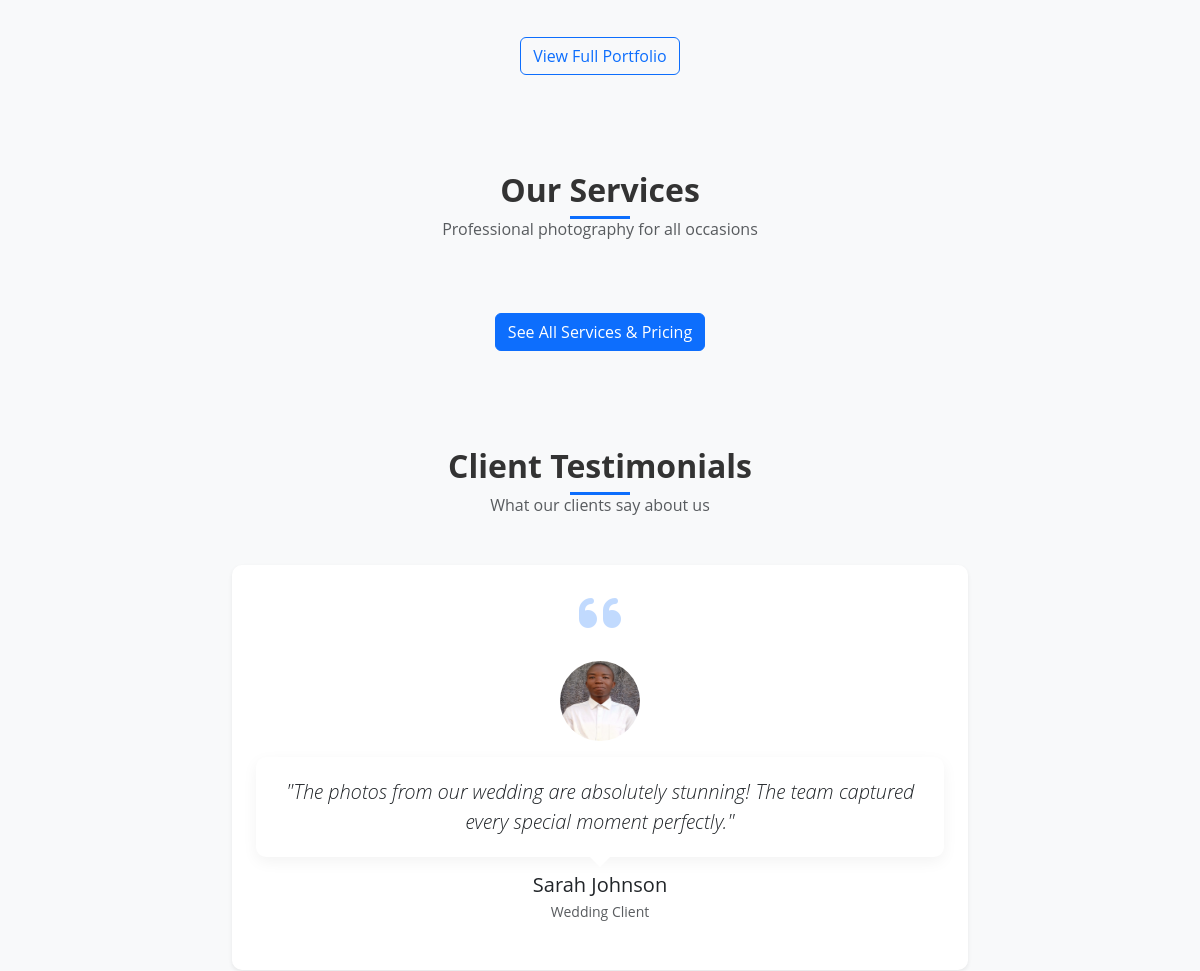
The app's page / (middle part), older data.
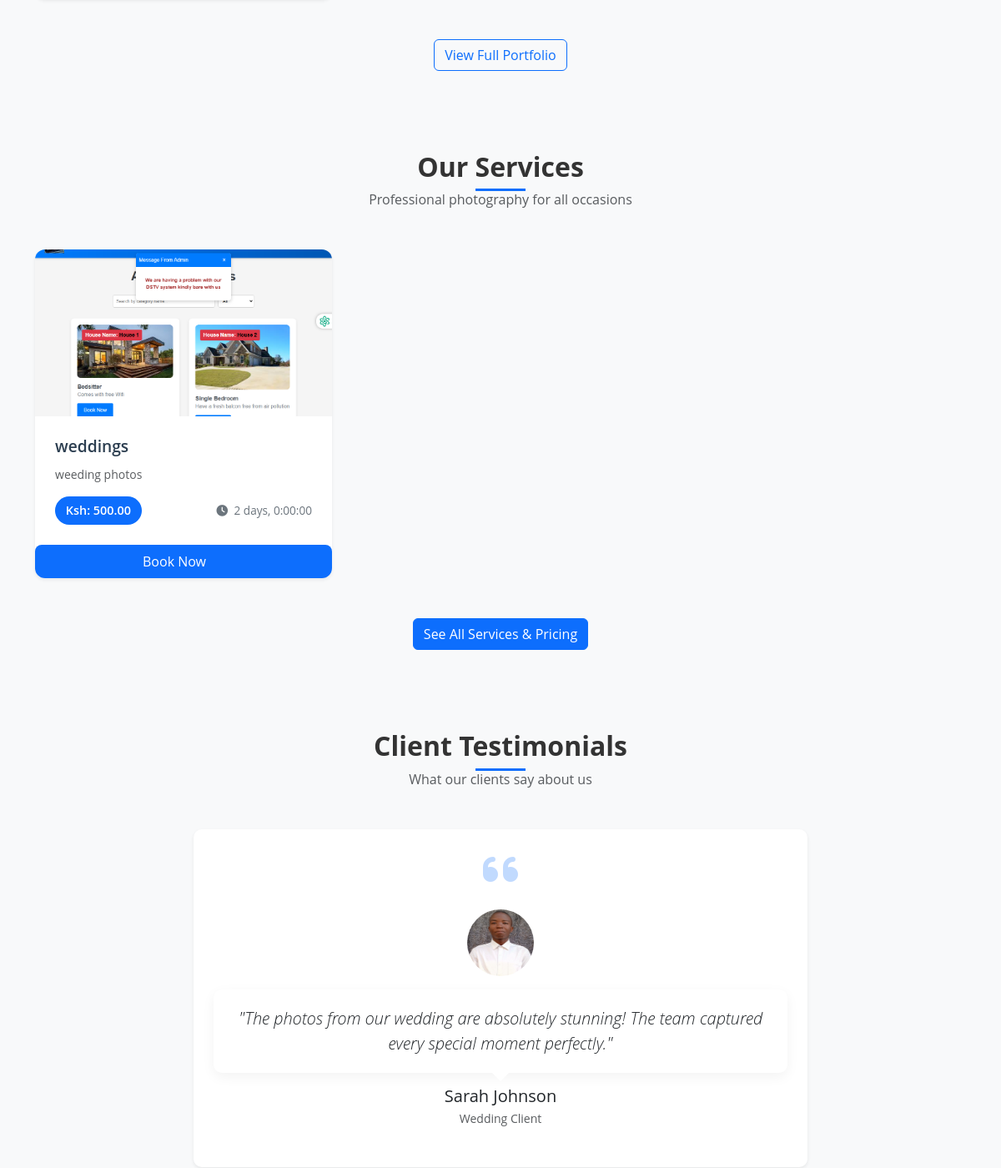
The same page, newer data.
### studio/models.py (models this page shows, shortened)
class Service(models.Model):
    name = models.CharField(max_length=200)
    slug = models.SlugField(max_length=200, unique=True, blank=True)
    description = models.TextField()
    base_price = models.DecimalField(max_digits=8, decimal_places=2)
    duration = models.DurationField()
    cover_image = models.ImageField(upload_to='service_covers/', blank=True, null=True)
    available = models.BooleanField(default=True)

### studio/views.py (the view)
# urls.py: path('', views.HomeView.as_view(), name='home'),
class HomeView(TemplateView):
    template_name = 'studio/home.html'
    def get_context_data(self, **kwargs):
        context = super().get_context_data(**kwargs)
        context['featured_photos'] = Photo.objects.filter(featured=True)[:8]
        context['services'] = Service.objects.filter(available=True)[:3]
        return context

### studio/models.py (called while the page is built)
    def get_absolute_url(self):
        return reverse('studio:photo_detail', kwargs={'pk': self.pk})

### studio/templates/studio/home.html (shortened to what this page needs)
{% extends 'base.html' %}
{% load static %}
{% block content %}
<section class="py-5 bg-light">
    <div class="container">
            {% for photo in featured_photos %}
                {% include 'studio/partials/_photo_card.html' %}
            {% endfor %}
        <div class="text-center mt-5" data-aos="fade-up">
            <a href="{% url 'studio:portfolio' %}" class="btn btn-outline-primary hover-grow">View Full Portfolio</a>
        </div>
    </div>
</section>
<section class="py-5">
    <div class="container">
        <div class="text-center mb-5" data-aos="fade-up">
            <h2 class="fw-bold section-title">Our Services</h2>
            <p class="text-muted section-subtitle">Professional photography for all occasions</p>
        </div>
        <div class="row g-4">
            {% for service in services %}
            <div class="col-md-4" data-aos="fade-up" data-aos-delay="{{ forloop.counter|add:50 }}">
                {% include 'studio/partials/_service_card.html' %}
            </div>
            {% endfor %}
        </div>
        <div class="text-center mt-5" data-aos="fade-up">
            <a href="{% url 'studio:services' %}" class="btn btn-primary pulse-button">See All Services & Pricing</a>
        </div>
    </div>
</section>
<section class="py-5 bg-light">
    <div class="container">
        <div class="text-center mb-5" data-aos="fade-up">
            <h2 class="fw-bold section-title">Client Testimonials</h2>
            <p class="text-muted section-subtitle">What our clients say about us</p>
        </div>
        <div class="row">
            <div class="col-lg-8 mx-auto" data-aos="zoom-in">
                <div class="card shadow-sm border-0 hover-3d">
                    <div class="card-body p-4">
                        <div class="text-center mb-4">
                            <i class="fas fa-quote-left fa-3x text-primary opacity-25 floating"></i>
                        </div>
                        <div class="text-center mb-4">
                            <div class="d-flex justify-content-center mb-3">
                                <img src="{% static 'images/ali.jpg' %}" class="rounded-circle hover-grow" width="80" height="80" alt="Client">
                            </div>
                            <p class="lead fst-italic testimonial-text">"The photos from our wedding are absolutely stunning! The team captured every special moment perfectly."</p>
                            <h5 class="mt-3 mb-1">Sarah Johnson</h5>
                            <p class="text-muted small">Wedding Client</p>
                        </div>
                    </div>
                </div>
            </div>
        </div>
    </div>
</section>
{% endblock %}

### studio/templates/base.html (shortened to what this page needs)
{% load static %}
<!DOCTYPE html>
<html lang="en">
<head>
    <link href="https://cdn.jsdelivr.net/npm/bootstrap@5.3.0/dist/css/bootstrap.min.css" rel="stylesheet">
    <link rel="stylesheet" href="https://cdnjs.cloudflare.com/ajax/libs/font-awesome/6.0.0/css/all.min.css">
    <link rel="stylesheet" href="{% static 'css/main.css' %}">
</head>
<body>
    <main>
        {% block content %}{% endblock %}
    </main>
</body>
</html>

### studio/templates/studio/partials/_photo_card.html (shortened to what this page needs)
<link href="https://unpkg.com/aos@2.3.1/dist/aos.css" rel="stylesheet">

### studio/templates/studio/partials/_service_card.html (shortened to what this page needs)
<link href="https://unpkg.com/aos@2.3.4/dist/aos.css" rel="stylesheet">
<div class="service-card h-100 border-0 shadow-sm" data-aos="fade-up" data-aos-delay="100">
    {% if service.cover_image %}
    <div class="card-img-container">
        <img src="{{ service.cover_image.url }}" class="card-img-top" alt="{{ service.name }}">
    </div>
    {% else %}
    <div class="card-img-placeholder bg-primary-gradient">
        <i class="fas fa-camera fa-3x text-white"></i>
    </div>
    {% endif %}
    <div class="card-body">
        <h5 class="card-title">{{ service.name }}</h5>
        <p class="card-text text-muted small">{{ service.description|truncatewords:20 }}</p>
        <div class="d-flex justify-content-between align-items-center mt-3">
            <span class="price-badge">Ksh: {{ service.base_price }}</span>
            <span class="duration-badge"><i class="fas fa-clock me-1"></i> {{ service.duration }}</span>
        </div>
    </div>
    <div class="card-footer bg-transparent border-0">
        <a href="{% url 'bookings:create_booking' service.id %}" class="book-now-btn">
            <span>Book Now</span>
        </a>
    </div>
</div>

### studio/static/css/main.css (style rules this page uses)
body { font-family: 'Open Sans', sans-serif; color: #333; background-color: #f8f9fa; }
.card { transition: transform 0.3s ease, box-shadow 0.3s ease; border: none; border-radius: 10px; overflow: hidden; box-shadow: 0 4px 6px rgba(0,0,0,0.1); }
.card-img-top { height: 250px; object-fit: contain; object-position: center; width: 100%; }

### studio/templates/studio/partials/_photo_card.html (style rules this page uses)
.card-img-top { width: 100%; height: 100%; object-fit: cover; transition: transform 0.5s ease; }
.card-body { padding: 1.25rem; }
.card-title { font-size: 1.1rem; margin-bottom: 0.75rem; color: #333; }

### studio/templates/studio/partials/_service_card.html (style rules this page uses)
.service-card { border-radius: 12px; overflow: hidden; transition: all 0.4s cubic-bezier(0.175, 0.885, 0.32, 1.1); background: white; position: relative; }
.card-img-container { height: 200px; overflow: hidden; position: relative; }
.card-img-top { width: 100%; height: 100%; object-fit: cover; transition: all 0.6s ease; }
.card-body { padding: 1.5rem; }
.card-title { font-size: 1.2rem; font-weight: 600; margin-bottom: 0.75rem; color: #2c3e50; transition: color 0.3s ease; }
.price-badge { background-color: #0d6efd; color: white; padding: 0.4rem 0.8rem; border-radius: 20px; font-weight: 600; font-size: 0.9rem; transition: all 0.3s ease; }
.duration-badge { color: #6c757d; font-size: 0.85rem; transition: all 0.3s ease; }
.book-now-btn { display: flex; align-items: center; justify-content: center; width: 100%; padding: 0.5rem; background-color: #0d6efd; color: white; border-radius: 8px; text-decoration: none; font-weight: 500; transition: all 0.4s ease; overflow: hidden; position: relative; }
.book-now-btn::after { content: ''; position: absolute; top: 0; left: -100%; width: 100%; height: 100%; background: linear-gradient(90deg, transparent, rgba(255, 255, 255, 0.2), transparent); transition: 0.5s; }

Row changes from the older to the newer data that the page shows:
added Service: cover_image (picture), name "weddings", description "weeding photos", base_price "500.00", duration "2 days, 0:00:00"
